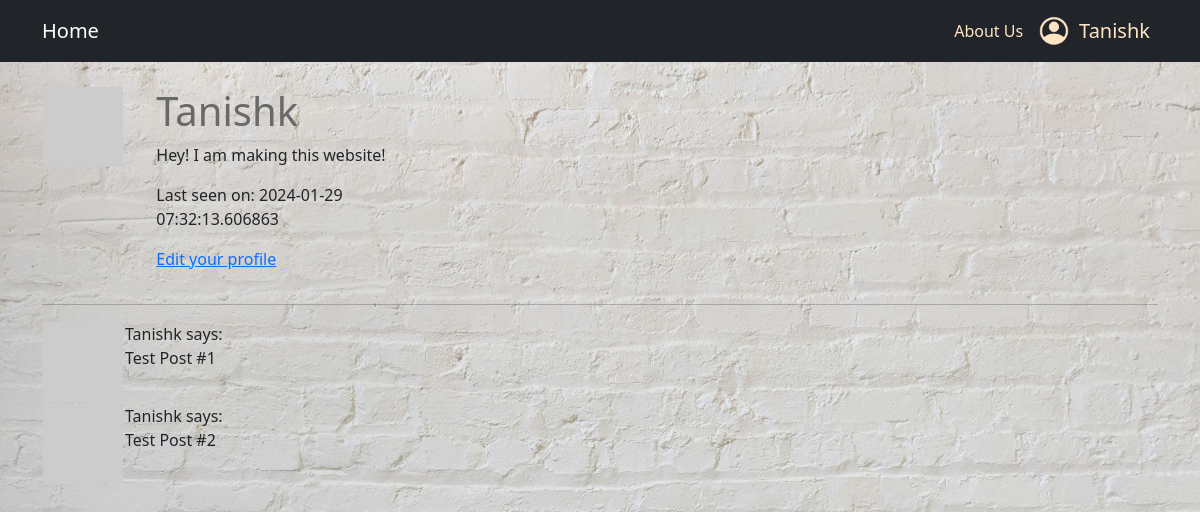
Before: /user/Tanishk (signed in) with the older database file.
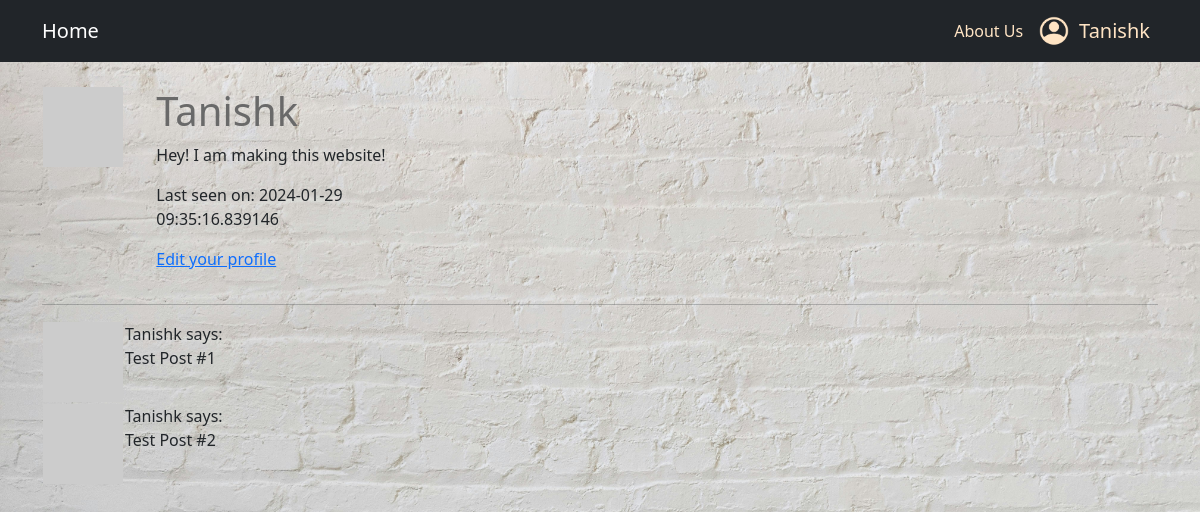
After: the same page with the newer database file.
### app/models.py (models this page shows, shortened)
class User(UserMixin, db.Model):
    id: so.Mapped[int] = so.mapped_column(
        primary_key=True
    )
    username: so.Mapped[str] = so.mapped_column(
        sa.String(64),
        index=True,
        unique=True
    )
    email: so.Mapped[str] = so.mapped_column(
        sa.String(120),
        index=True,
        unique=True
    )
    password_hash: so.Mapped[Optional[str]] = so.mapped_column(
        sa.String(256)
    )
    about_me: so.Mapped[Optional[str]] = so.mapped_column(
        sa.String(140)
    )
    last_seen: so.Mapped[Optional[datetime]] = so.mapped_column(
        default=lambda: datetime.now(timezone.utc)
    )
    posts: so.WriteOnlyMapped['Post'] = so.relationship(
        back_populates='author'
    )
    def avatar(self, size):
        digest = md5(self.email.lower().encode('utf-8')).hexdigest()
        return f"https://www.gravatar.com/avatar/{digest}?d=identicon&s={size}"

### app/routes.py (the view)
@app.route("/user/<username>")
@login_required
def user(username):
    user = db.first_or_404(sa.select(User).where(User.username == username))
    posts = [
        {'author': user, 'body': "Test Post #1"},
        {'author': user, 'body': "Test Post #2"}
    ]
    return render_template('user.html', user=user, posts=posts)

### app/models.py (called while the page is built)
@login.user_loader
def load_user(id):
    return db.session.get(User, int(id))

### app/routes.py (called while the page is built)
@app.before_request
def before_request():
    if current_user.is_authenticated:
        current_user.last_seen = datetime.now(timezone.utc)
        db.session.commit()

### app/templates/user.html
{% extends "base.html" %}
{% block content %}
    <link rel="stylesheet" href="{{url_for('static', filename='user.css')}}">
    <div class="container">
        <br>
        <table>
            <tr valign="top">
                <td><img src="{{ user.avatar(128) }}"></td>
                <td>
                    <div class="Table">
                    <h1 class="Heading">{{ user.username }}</h1>
                    {% if user.about_me %}<p>{{ user.about_me }}</p>{% endif %}
                    {% if user.last_seen %}<p>Last seen on: {{ user.last_seen }}</p>{% endif %}
                    {% if user == current_user %}
                    <p><a href="{{ url_for('edit_profile') }}">Edit your profile</a></p>
                    {% endif %}
                    </div>
                </td>
            </tr>
        </table>
        <hr>
        {% for post in posts %}
            {% include '_post.html' %}
        {% endfor %}
    </div>
{% endblock %}

### app/templates/base.html (shortened to what this page needs)
<!doctype html>
<html>
    <head>
        <link rel="stylesheet" href="https://cdn.jsdelivr.net/npm/bootstrap@5.3.2/dist/css/bootstrap.min.css">
        <link rel="stylesheet" href="{{ url_for('static', filename='base.css') }}">
    </head>
    <body>
        <nav class="navbar navbar-expand-lg navbar-dark bg-dark">
            <div class="container">
                <a class="navbar-brand" href="{{ url_for('index') }}">Home</a>
                <div class="collapse navbar-collapse" id="navbarNav">
                    <ul class="navbar-nav ms-auto">
                        <li class="nav-item">
                        <a class="nav-link" href="{{ url_for('about_us') }}">About Us</a>
                        </li>
                        <li class="nav-item dropdown">
                            <a class="nav-link dropdown-toggle" href="#" id="navbarDropdown" role="button" data-bs-toggle="dropdown" aria-expanded="false">
                                {% if not current_user.is_anonymous %}
                                <div class="User_Area">
                                    <img src="{{ url_for('static', filename='assets/user_icon.png') }}" class="User_Icon"></img>
                                    <p class="User_Name">{{ current_user.username }}</p>
                                </div>
                                {% endif %}
                            </a>
                        </li>
                    </ul>
                </div>
            </div>
        </nav>
        {% block content %}{% endblock %}
    </body>
</html>

### app/templates/_post.html
<table>
    <tr valign="top">
        <td><img src="{{ post.author.avatar(36) }}"></td>
        <td>{{ post.author.username }} says:<br>{{ post.body }}</td>
    </tr>
</table>

### app/static/base.css (style rules this page uses)
.User_Icon { width: 30px; height: 30px; margin-right: 10px; }
.User_Name { color: bisque; font-size: 20px; margin-bottom: 0%; }
.User_Area { display: flex; align-items: center; }
.nav-link.dropdown-toggle::after { display: none; }
.nav-item { align-self: center; }
.nav-link { align-self: center; color: bisque; }

### app/static/user.css (style rules this page uses)
body { background-image: url("assets/user_background.jpg"); background-size: cover; background-position: top; background-repeat: repeat-y; }
.Table { align-self: center; padding-left: 10%; }
.Heading { color: dimgray; }

Changed rows visible on the page:
changed User "Tanishk": last_seen "2024-01-29 07:32:13.606863" → "2024-01-29 09:35:16.839146"
